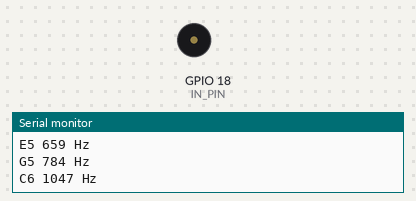
Recording of a sketch running on a simulated ESP32. Parts: buzzer (waves = sounding), the last lines printed to the serial monitor.

Above: at 1.9 s.
At 5.82 s:
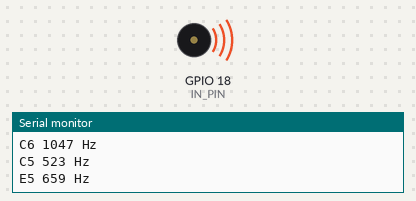
Timing chart, 0 to 6.2 s (numbered marks = the images above):
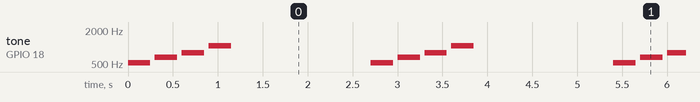

The sketch:

S27_Buzzer_Passive.ino
```cpp
/*
  BuiltByTyler Sensor Kit - S27 BUZZER PASSIVE (12 mm magnetic transducer)
  Board: ESP32-WROOM-32 DevKit V1 (30-pin), Arduino-ESP32 core 3.x, "ESP32 Dev Module"

  Plays C5-E5-G5-C6 on the passive buzzer with tone(). Any note works.

  Wiring (module pin -> ESP32 pin):
    GND  -> GND
    VCC  -> 3V3
    IN   -> GPIO 18

  Library: none needed
  Serial Monitor: 115200 baud
*/

#define IN_PIN   18

const int notes[] = {523, 659, 784, 1047};   // C5 E5 G5 C6 in Hz
const char *names[] = {"C5", "E5", "G5", "C6"};

void setup() {
  Serial.begin(115200);
}

void loop() {
  for (int i = 0; i < 4; i++) {
    Serial.printf("%s %d Hz\n", names[i], notes[i]);
    tone(IN_PIN, notes[i]);   // square wave on the pin
    delay(250);
    noTone(IN_PIN);
    delay(50);
  }
  delay(1500);
}
```

Measured:
- by itself, tone on GPIO 18 (IN_PIN): repeats every 2.7 s: silent 0.05 s, 659 Hz 0.25 s, silent 0.05 s, 784 Hz 0.25 s, silent 0.05 s, 1047 Hz 0.25 s, silent 1.6 s, 523 Hz 0.25 s
